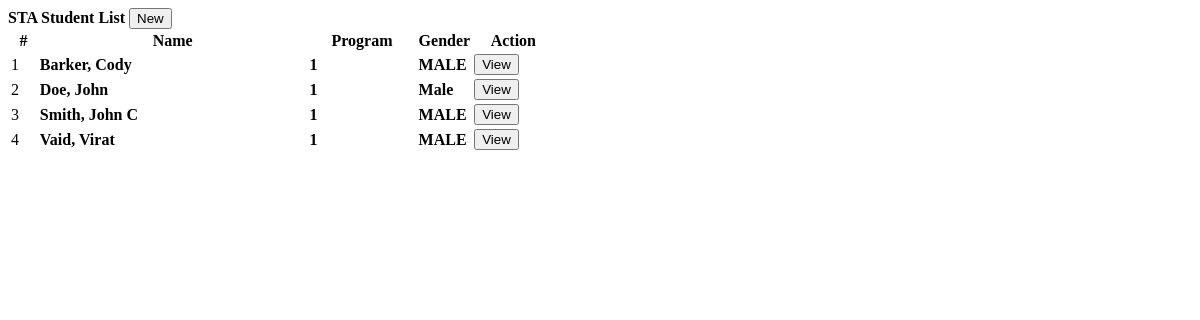
/scheduling/admin/student.php, run on the app's committed database.
### tables this page shows
CREATE TABLE `student_info` (
  `STUDENT_ID` int(50) NOT NULL,
  `LRN_NO` varchar(15) NOT NULL,
  `LASTNAME` varchar(30) NOT NULL,
  `FIRSTNAME` varchar(30) NOT NULL,
  `MIDDLENAME` varchar(30) NOT NULL,
  `GENDER` varchar(10) NOT NULL,
  `PROGRAM` varchar(10) NOT NULL
);

### scheduling/admin/student.php (the view, shortened to what this page needs)
<?php include('db_connect.php');
?>
<div class="container-fluid">
	<div class="col-lg-12">
		<div class="row">
			<div class="col-md-12">
				<div class="card">
					<div class="card-header">
						<b>STA Student List</b>
						<span class="">
							<button class="btn btn-primary btn-block btn-sm col-sm-2 float-right" type="button" id="new_student" onclick="location.href='save_student/index.php'">
					<i class="fa fa-plus"></i> New</button>
				</span>
					</div>
					<div class="card-body">
						<table class="table table-bordered table-condensed table-hover">
							<colgroup>
								<col width="5%">
								<col width="50%">
								<col width="20%">
								<col width="10%">
								<col width="15%">
							</colgroup>
							<thead>
								<tr>
									<th class="text-center">#</th>
									<th class="">Name</th>
									<th class="">Program</th>
									<th class="">Gender</th>
									<th class="text-center">Action</th>
								</tr>
							</thead>
							<tbody>
								<?php
								$i = 1;
								$student =  $conn->query("SELECT *,concat(LASTNAME,', ',FIRSTNAME,' ',MIDDLENAME) as name from student_info order by concat(LASTNAME,', ',FIRSTNAME,' ',MIDDLENAME) asc");
								while($row=$student->fetch_assoc()):
								?>
								<tr>
									<td class="text-center"><?php echo $i++ ?></td>
									<td class="">
										 <p><b><?php echo ucwords($row['name']) ?></b></p>
										 </td>
									<td class="">
										 <p><b><?php echo ucwords($row['PROGRAM']) ?></b></p>
										 <td class="">
										 <p><b><?php echo ucwords($row['GENDER']) ?></b></p>
								 	</td>
									<td class="text-center">
										<button class="btn btn-sm btn-outline-primary view_student" type="button" data-id="<?php echo $row['STUDENT_ID'] ?>" >View</button>
									</td>
								</tr>
								<?php endwhile; ?>
							</tbody>
						</table>
					</div>
				</div>
			</div>
		</div>
	</div>
</div>

### scheduling/admin/student.php (style rules this page uses)
td { vertical-align: middle !important; }
td p { margin: unset }

### data on the page
student_info: name "Barker, Cody", PROGRAM "1", GENDER "MALE"
student_info: name "Doe, John", PROGRAM "1", GENDER "Male"
student_info: name "Smith, John C", PROGRAM "1", GENDER "MALE"
student_info: name "Vaid, Virat", PROGRAM "1", GENDER "MALE"
